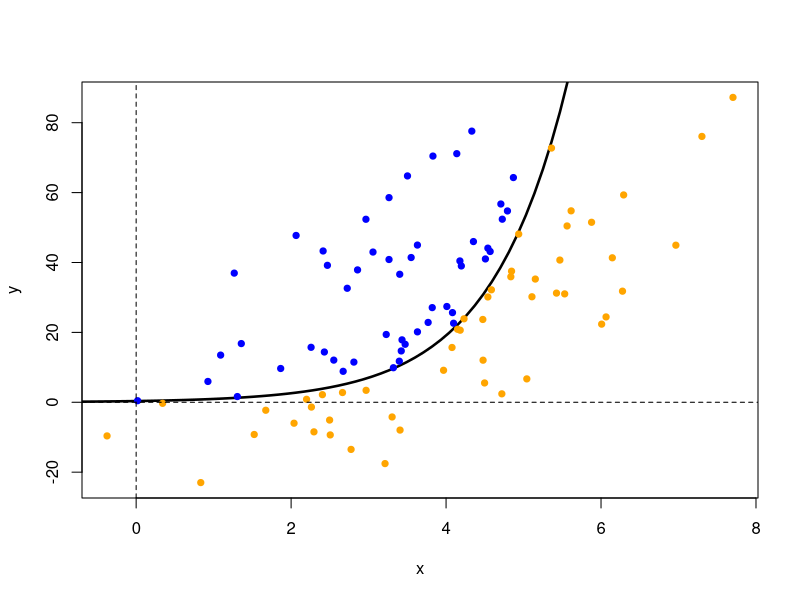
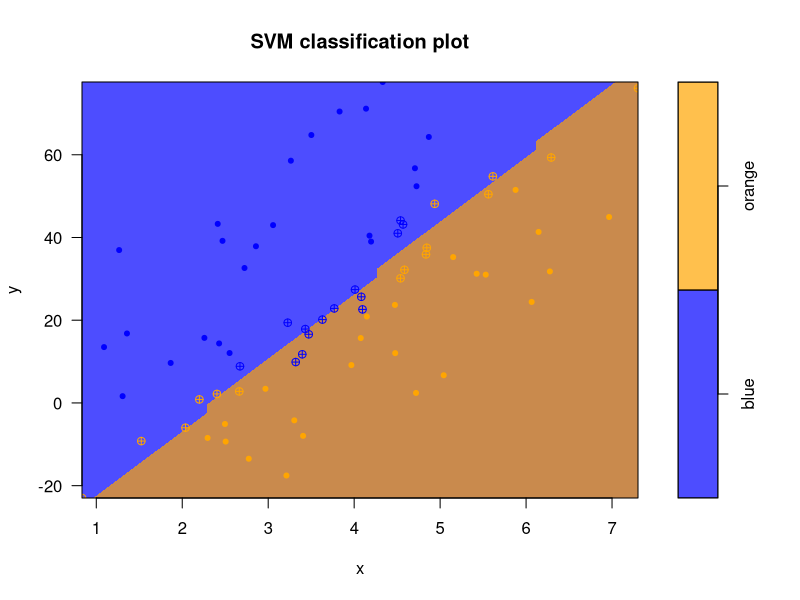
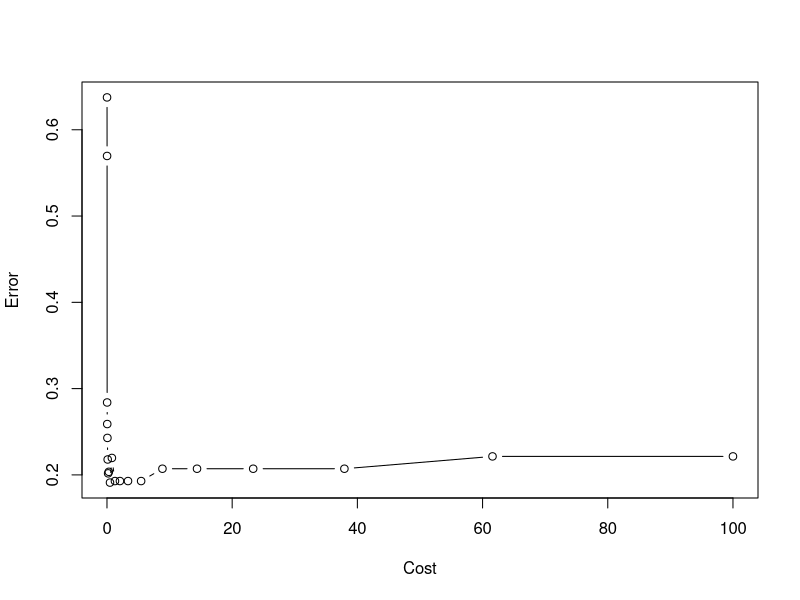
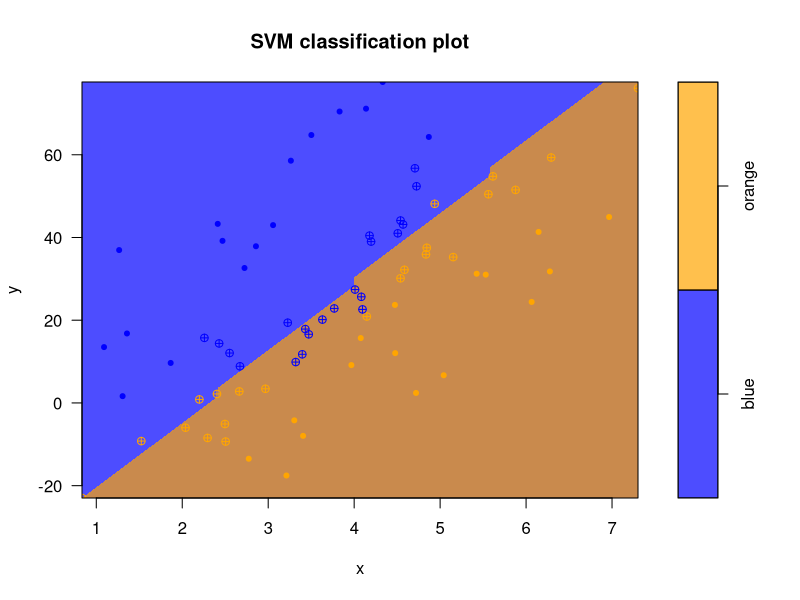
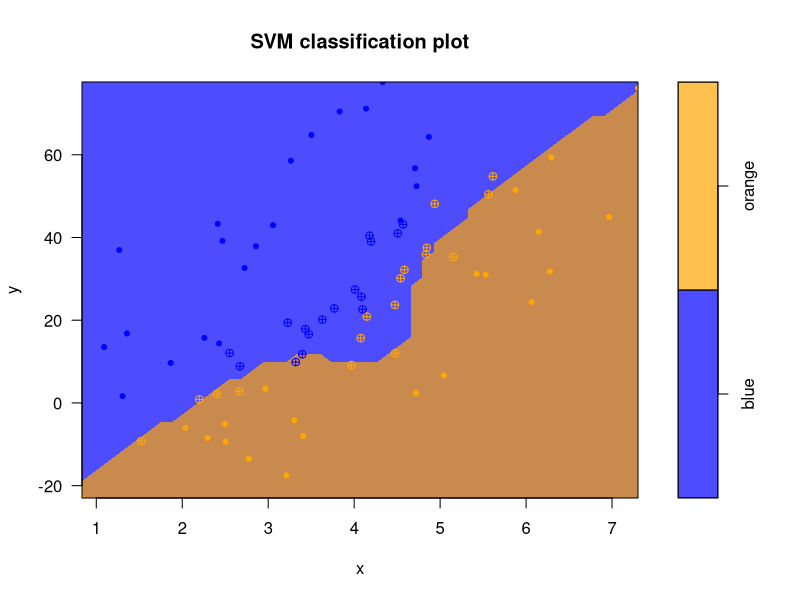
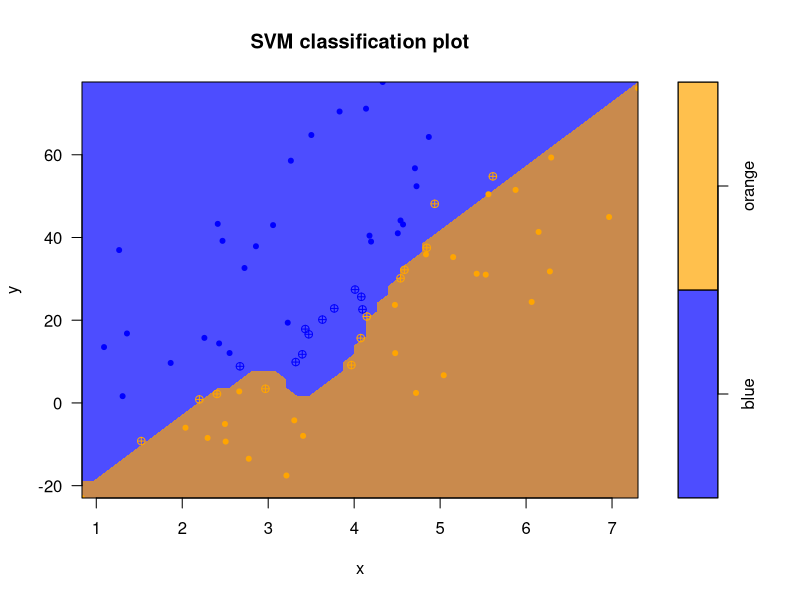
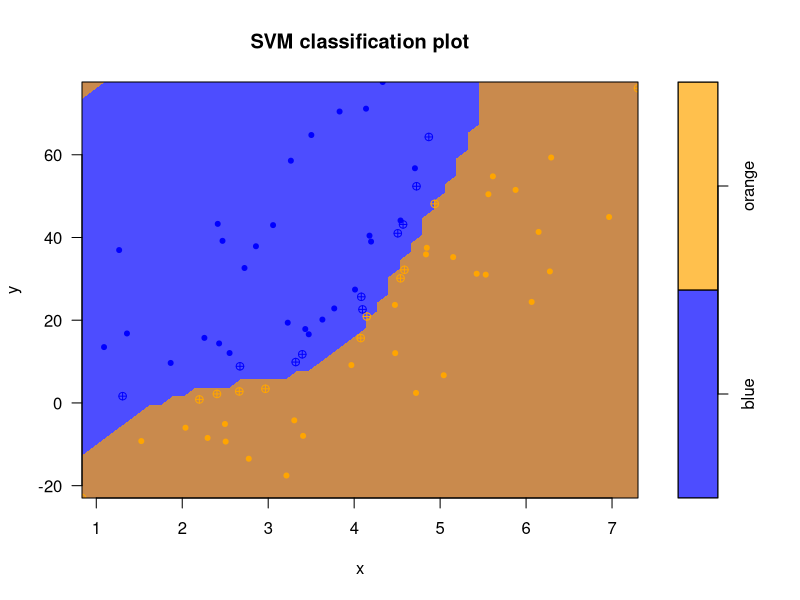
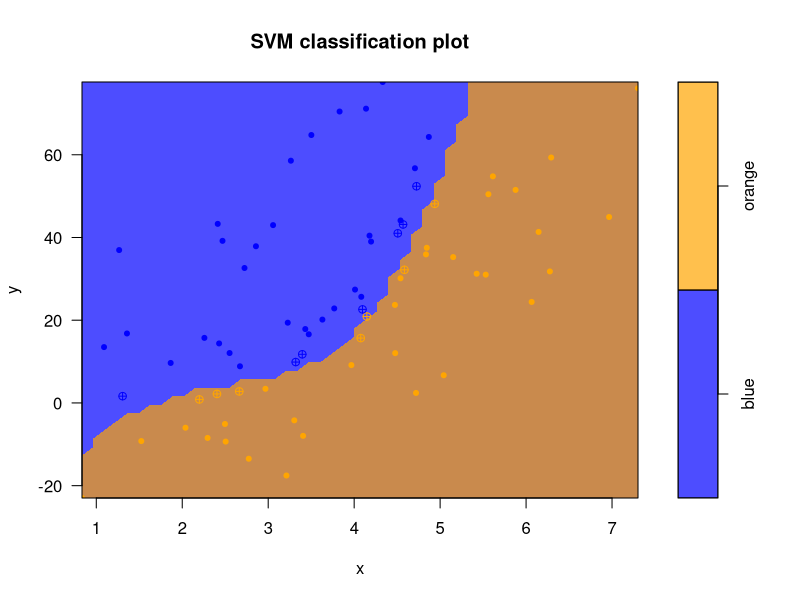

The R source for these figures, in order:
## ---- chunk 1
set.seed(1)

p <- function(x) 0.35 * exp(x)
x <- rnorm(100, mean = 3.5, sd = 1.75)
y <- x^2 + 2 * x + 4 + rnorm(100, mean = 0, sd = 20)
k <- c()

for (i in 1:100) {
  k[i] <- ifelse(y[i] > p(x[i]), "blue", "orange")
}

plot(function(x) 0.35 * exp(x), from = -3, to = 8,
     xlim = range(x), ylim = range(y), lwd = 2.5,
     ylab = "y")
points(x, y, col = k, pch = 20, cex = 1.25)
abline(h = 0, lty = 2)
abline(v = 0, lty = 2)

# train / test split
n_train <- 75
df <- data.frame(x = x, y = y, k = as.factor(k))
tr <- sample(1:100, n_train)
ts <- setdiff(1:100, tr)

train <- df[tr, ]
test <- df[ts, ]
## ---- chunk 2
library(e1071)
library(caret)
library(scales)

svcfit <- svm(k ~ y + x, data = train, cost = 10, kernel = "linear")
svcfit_pred <- predict(svcfit, test)

svcfit_conf <- confusionMatrix(svcfit_pred, test$k)
svcfit_conf
## ---- chunk 3
plot(
  svcfit,
  train,
  symbolPalette = c("blue", "orange"),
  svSymbol = 10,
  dataSymbol = 20,
  color.palette = function(x) c(alpha("blue", 0.7), alpha("orange", 0.7))
)
## ---- chunk 4
svcfit_tuned <- tune(
  svm,
  k ~ y + x,
  data = train,
  kernel = "linear",
  ranges = list(
    cost = 10^seq(-2, 2, length.out = 20)
  )
)

tune_perf <- svcfit_tuned$performances

plot(tune_perf$cost, tune_perf$error, type = "b",
     xlab = "Cost", ylab = "Error")
## ---- chunk 5
svcfit_tuned$best.parameters
## ---- chunk 6
svcfit_opt <- svcfit_tuned$best.model
svcfit_opt_pred <- predict(svcfit_opt, test)

plot(
  svcfit_opt,
  train,
  symbolPalette = c("blue", "orange"),
  svSymbol = 10,
  dataSymbol = 20,
  color.palette = function(x) c(alpha("blue", 0.7), alpha("orange", 0.7))
)

svcfit_opt_conf <- confusionMatrix(svcfit_opt_pred, test$k)
svcfit_opt_conf
## ---- chunk 7
svmfit_poly <- svm(k ~ y + x, data = train, kernel = "polynomial", d = 3,
                   cost = 10)

plot(
  svmfit_poly,
  train,
  symbolPalette = c("blue", "orange"),
  svSymbol = 10,
  dataSymbol = 20,
  color.palette = function(x) c(alpha("blue", 0.7), alpha("orange", 0.7))
)
## ---- chunk 8
svmfit_poly_tune <- tune(
  svm,
  k ~ y + x,
  data = train,
  kernel = "polynomial",
  ranges = list(
    d = 1:8,
    cost = c(0.001, 0.01, 0.1, 1, 10, 100, 1000)
  )
)

svmfit_poly_tune$best.parameters
## ---- chunk 9
svmfit_poly_opt <- svmfit_poly_tune$best.model
svmfit_poly_opt_pred <- predict(svmfit_poly_opt, test)

svmfit_poly_opt_conf <- confusionMatrix(svmfit_poly_opt_pred, test$k)

plot(
  svmfit_poly_opt,
  train,
  symbolPalette = c("blue", "orange"),
  svSymbol = 10,
  dataSymbol = 20,
  color.palette = function(x) c(alpha("blue", 0.7), alpha("orange", 0.7))
)

svmfit_poly_opt_conf
## ---- chunk 10
svmfit_radial <- svm(k ~ y + x, data = train, kernel = "radial",
                     gamma = 0.5, cost = 10)

plot(
  svmfit_radial,
  train,
  symbolPalette = c("blue", "orange"),
  svSymbol = 10,
  dataSymbol = 20,
  color.palette = function(x) c(alpha("blue", 0.7), alpha("orange", 0.7))
)

svmfit_radial_pred <- predict(svmfit_radial, test)
svmfit_radial_conf <- confusionMatrix(svmfit_radial_pred, test$k)

svmfit_radial_conf
## ---- chunk 11
svmfit_radial_tune <- tune(
  svm,
  k ~ y + x,
  data = train,
  kernel = "radial",
  ranges = list(
    gamma = 10^seq(-2, 2, length.out = 20),
    cost = 10^seq(-2, 2, length.out = 20)
  )
)

svmfit_radial_tune$best.parameters
## ---- chunk 12
svmfit_radial_opt <- svmfit_radial_tune$best.model
svmfit_radial_opt_pred <- predict(svmfit_radial_opt, test)
svmfit_radial_opt_conf <- confusionMatrix(svmfit_radial_opt_pred, test$k)
svmfit_radial_opt_conf
## ---- chunk 13
plot(
  svmfit_radial_opt,
  train,
  symbolPalette = c("blue", "orange"),
  svSymbol = 10,
  dataSymbol = 20,
  color.palette = function(x) c(alpha("blue", 0.7), alpha("orange", 0.7))
)
